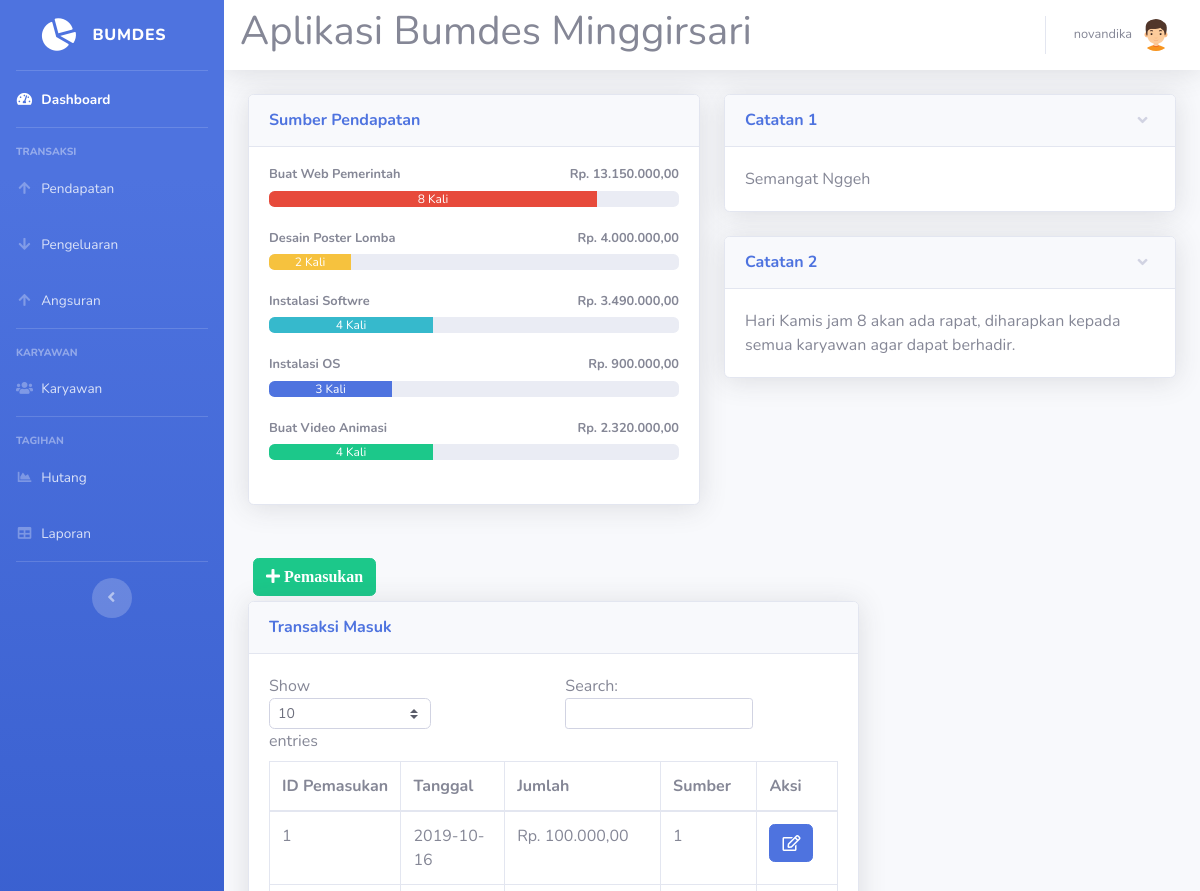
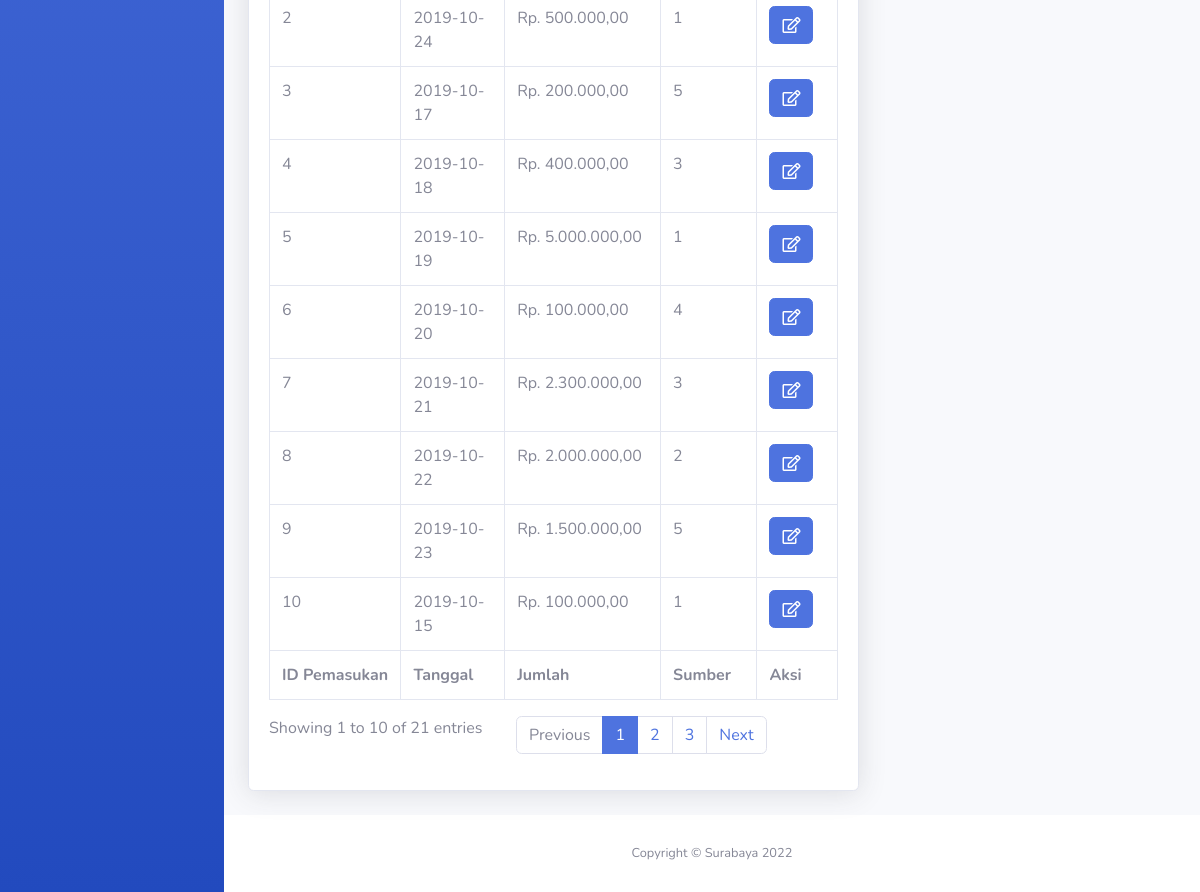
The page /pendapatan.php (signed in) on the database its author committed (2 pictures, top to bottom).
### tables this page shows
CREATE TABLE `sumber` (
  `id_sumber` int(11) NOT NULL,
  `nama` varchar(40) NOT NULL
);

CREATE TABLE `catatan` (
  `id_catatan` int(11) NOT NULL,
  `catatan` text NOT NULL
);

CREATE TABLE `pemasukan` (
  `id_pemasukan` int(11) NOT NULL,
  `tgl_pemasukan` date NOT NULL,
  `jumlah` int(11) NOT NULL,
  `id_sumber` int(11) NOT NULL
);

### pendapatan.php (the view, shortened to what this page needs)
<!DOCTYPE html>
<html lang="en">
<head>
  <link href="vendor/fontawesome-free/css/all.min.css" rel="stylesheet" type="text/css">
  <link href="css/sb-admin-2.min.css" rel="stylesheet">
</head>
<body id="page-top">
<?php
require 'koneksi.php';
require ('sidebar.php'); ?>
      <div id="content">
<?php require ('navbar.php'); ?>
        <div class="container-fluid">
          <div class="row">
            <div class="col-lg-6 mb-4">
              <div class="card shadow mb-4">
                <div class="card-header py-3">
                  <h6 class="m-0 font-weight-bold text-primary">Sumber Pendapatan</h6>
                </div>
                <div class="card-body">
				<?php
				$namasumber1 = mysqli_query($koneksi,"SELECT * FROM `sumber` where id_sumber= 1 ");
				$sumbern1= mysqli_fetch_assoc($namasumber1);
				$namasumber2 = mysqli_query($koneksi,"SELECT * FROM `sumber` where id_sumber= 2 ");
				$sumbern2= mysqli_fetch_assoc($namasumber2);
				$namasumber3 = mysqli_query($koneksi,"SELECT * FROM `sumber` where id_sumber= 3 ");
				$sumbern3= mysqli_fetch_assoc($namasumber3);
				$namasumber4 = mysqli_query($koneksi,"SELECT * FROM `sumber` where id_sumber= 4 ");
				$sumbern4= mysqli_fetch_assoc($namasumber4);
				$namasumber5 = mysqli_query($koneksi,"SELECT * FROM `sumber` where id_sumber= 5 ");
				$sumbern5= mysqli_fetch_assoc($namasumber5);
				$hasil1=mysqli_query($koneksi,"SELECT * FROM pemasukan where id_sumber = 1");
				while ($jumlah1=mysqli_fetch_array($hasil1)){
				$arrayhasil1[] = $jumlah1['jumlah'];
				}
				$jumlahhasil1 = array_sum($arrayhasil1);
				$hasil2=mysqli_query($koneksi,"SELECT * FROM pemasukan where id_sumber = 2");
				while ($jumlah2=mysqli_fetch_array($hasil2)){
				$arrayhasil2[] = $jumlah2['jumlah'];
				}
				$jumlahhasil2 = array_sum($arrayhasil2);
				$hasil3=mysqli_query($koneksi,"SELECT * FROM pemasukan where id_sumber = 3");
				while ($jumlah3=mysqli_fetch_array($hasil3)){
				$arrayhasil3[] = $jumlah3['jumlah'];
				}
				$jumlahhasil3 = array_sum($arrayhasil3);
				$hasil4=mysqli_query($koneksi,"SELECT * FROM pemasukan where id_sumber = 4");
				while ($jumlah4=mysqli_fetch_array($hasil4)){
				$arrayhasil4[] = $jumlah4['jumlah'];
				}
				$jumlahhasil4 = array_sum($arrayhasil4);
				$hasil5=mysqli_query($koneksi,"SELECT * FROM pemasukan where id_sumber = 5");
				while ($jumlah5=mysqli_fetch_array($hasil5)){
				$arrayhasil5[] = $jumlah5['jumlah'];
				}
				$jumlahhasil5 = array_sum($arrayhasil5);
				$sumber1 = mysqli_query($koneksi,"SELECT id_sumber FROM pemasukan where id_sumber ='1'");
				$sumber1text = mysqli_num_rows($sumber1);
				$sumber1 = mysqli_num_rows($sumber1);
				$sumber1 = $sumber1 * 10;
				$sumber2 = mysqli_query($koneksi,"SELECT id_sumber FROM pemasukan where id_sumber ='2'");
				$sumber2text = mysqli_num_rows($sumber2);
				$sumber2 = mysqli_num_rows($sumber2);
				$sumber2 = $sumber2 * 10;
				$sumber3 = mysqli_query($koneksi,"SELECT id_sumber FROM pemasukan where id_sumber ='3'");
				$sumber3text = mysqli_num_rows($sumber3);
				$sumber3 = mysqli_num_rows($sumber3);
				$sumber3 = $sumber3 * 10;
				$sumber4 = mysqli_query($koneksi,"SELECT id_sumber FROM pemasukan where id_sumber ='4'");
				$sumber4text = mysqli_num_rows($sumber4);
				$sumber4 = mysqli_num_rows($sumber4);
				$sumber4 = $sumber4 * 10;
				$sumber5 = mysqli_query($koneksi,"SELECT id_sumber FROM pemasukan where id_sumber ='5'");
				$sumber5text = mysqli_num_rows($sumber5);
				$sumber5 = mysqli_num_rows($sumber5);
				$sumber5 = $sumber5 * 10;
				echo '
                  <h4 class="small font-weight-bold">'.$sumbern1['nama'].'<span class="float-right">Rp. '.number_format($jumlahhasil1,2,',','.').'</span></h4>
                  <div class="progress mb-4">
                    <div class="progress-bar bg-danger" role="progressbar" style="width:'.$sumber1.'%" aria-valuenow="50" aria-valuemin="0" aria-valuemax="100">'.$sumber1text.' Kali</div>
                  </div>
				  <h4 class="small font-weight-bold">'.$sumbern2['nama'].'<span class="float-right">Rp. '.number_format($jumlahhasil2,2,',','.').'</span></h4>
                  <div class="progress mb-4">
                    <div class="progress-bar bg-warning" role="progressbar" style="width:'.$sumber2.'%" aria-valuenow="50" aria-valuemin="0" aria-valuemax="100">'.$sumber2text.' Kali</div>
                  </div>
				  <h4 class="small font-weight-bold">'.$sumbern3['nama'].'<span class="float-right">Rp. '.number_format($jumlahhasil3,2,',','.').'</span></h4>
                  <div class="progress mb-4">
                    <div class="progress-bar bg-info" role="progressbar" style="width:'.$sumber3.'%" aria-valuenow="50" aria-valuemin="0" aria-valuemax="100">'.$sumber3text.' Kali</div>
                  </div>
				  <h4 class="small font-weight-bold">'.$sumbern4['nama'].'<span class="float-right">Rp. '.number_format($jumlahhasil4,2,',','.').'</span></h4>
                  <div class="progress mb-4">
                    <div class="progress-bar bg-primary" role="progressbar" style="width:'.$sumber4.'%" aria-valuenow="50" aria-valuemin="0" aria-valuemax="100">'.$sumber4text.' Kali</div>
                  </div>
				  <h4 class="small font-weight-bold">'.$sumbern5['nama'].'<span class="float-right">Rp. '.number_format($jumlahhasil5,2,',','.').'</span></h4>
                  <div class="progress mb-4">
                    <div class="progress-bar bg-success" role="progressbar" style="width:'.$sumber5.'%" aria-valuenow="50" aria-valuemin="0" aria-valuemax="100">'.$sumber5text.' Kali</div>
                  </div>';
				  ?>
                </div>
              </div>
			  </div>
			              <div class="col-lg-6">
              <div class="card shadow mb-4">
                <a href="#collapseCardExample" class="d-block card-header py-3" data-toggle="collapse" role="button" aria-expanded="true" aria-controls="collapseCardExample">
                  <h6 class="m-0 font-weight-bold text-primary">Catatan 1</h6>
                </a>
                <div class="collapse show" id="collapseCardExample">
                  <div class="card-body">
				  <?php $catatan1 = mysqli_query($koneksi, "SELECT catatan FROM catatan where id_catatan= 1");
                  $catatan1 = mysqli_fetch_array($catatan1);
				  echo $catatan1['catatan'];
				  ?>
				  </div>
                </div>
              </div>
			                <div class="card shadow mb-4">
                <a href="#collapseCardExample1" class="d-block card-header py-3" data-toggle="collapse" role="button" aria-expanded="true" aria-controls="collapseCardExample1">
                  <h6 class="m-0 font-weight-bold text-primary">Catatan 2</h6>
                </a>
                <div class="collapse show" id="collapseCardExample1">
                  <div class="card-body">
                  <?php $catatan2 = mysqli_query($koneksi, "SELECT * FROM catatan where id_catatan= 2");
                  $catatan2 = mysqli_fetch_array($catatan2);
				  echo $catatan2['catatan'];
				  ?></div>
                </div>
              </div>
			  </div>
					   <div class="col-xl-8 col-lg-7">
					   <button type="button" class="btn btn-success" style="margin:5px" data-toggle="modal" data-target="#myModalTambah"><i class="fa fa-plus"> Pemasukan</i></button><br>
          <div class="card shadow mb-4">
            <div class="card-header py-3">
              <h6 class="m-0 font-weight-bold text-primary">Transaksi Masuk</h6>
            </div>
            <div class="card-body">
              <div class="table-responsive">
               <table class="table table-bordered" id="dataTable" width="100%" cellspacing="0">
                  <thead>
                    <tr>
                      <th>ID Pemasukan</th>
                      <th>Tanggal</th>
                      <th>Jumlah</th>
                      <th>Sumber</th>
					  <th>Aksi</th>
                    </tr>
                  </thead>
                  <tfoot>
                    <tr>
                      <th>ID Pemasukan</th>
                      <th>Tanggal</th>
                      <th>Jumlah</th>
                      <th>Sumber</th>
                      <th>Aksi</th>
                    </tr>
                  </tfoot>
                  <tbody>
				  <?php
$query = mysqli_query($koneksi,"SELECT * FROM pemasukan");
while ($data = mysqli_fetch_assoc($query))
{
?>
                    <tr>
                      <td><?=$data['id_pemasukan']?></td>
                      <td><?=$data['tgl_pemasukan']?></td>
                      <td>Rp. <?=number_format($data['jumlah'],2,',','.');?></td>
                      <td><?=$data['id_sumber']?></td>
					  <td>
<a href="#" type="button" class=" fa fa-edit btn btn-primary btn-md" data-toggle="modal" data-target="#myModal<?php echo $data['id_pemasukan']; ?>"></a>
</td>
</tr>
  </div>
<?php
}
?>
<?php require 'footer.php'?>
</body>
</html>

### sidebar.php
<div id="wrapper">
  <ul class="navbar-nav bg-gradient-primary sidebar sidebar-dark accordion" id="accordionSidebar">
    <a class="sidebar-brand d-flex align-items-center justify-content-center" href="index.php">
      <div class="sidebar-brand-icon rotate-n-15">
        <i class="fas fa-chart-pie"></i>
      </div>
      <div class="sidebar-brand-text mx-3">Bumdes</div>
    </a>
    <hr class="sidebar-divider my-0">
    <li class="nav-item active">
      <a class="nav-link" href="index.php">
        <i class="fas fa-fw fa-tachometer-alt"></i>
        <span>Dashboard</span></a>
    </li>
    <hr class="sidebar-divider">
    <div class="sidebar-heading">
      Transaksi
    </div>
    <li class="nav-item">
      <a class="nav-link collapsed" href="pendapatan.php">
        <i class="fas fa-fw fa-arrow-up"></i>
        <span>Pendapatan</span>
      </a>
    </li>
    <li class="nav-item">
      <a class="nav-link collapsed" href="pengeluaran.php" >
        <i class="fas fa-fw fa-arrow-down"></i>
        <span>Pengeluaran</span>
      </a>
    </li>
    <li class="nav-item">
      <a class="nav-link collapsed" href="angsuran.php" >
        <i class="fas fa-fw fa-arrow-up"></i>
        <span>Angsuran</span>
      </a>
    </li>
    <hr class="sidebar-divider">
    <div class="sidebar-heading">
      Karyawan
    </div>
    <li class="nav-item">
      <a class="nav-link collapsed" href="karyawan.php">
        <i class="fas fa-fw fa-users"></i>
        <span>Karyawan</span>
      </a>
    </li>
    <hr class="sidebar-divider">
    <div class="sidebar-heading">
      Tagihan
    </div>
    <li class="nav-item">
      <a class="nav-link" href="hutang.php">
        <i class="fas fa-fw fa-chart-area"></i>
        <span>Hutang</span></a>
    </li>
    <li class="nav-item">
      <a class="nav-link" href="laporan.php">
        <i class="fas fa-fw fa-table"></i>
        <span>Laporan</span></a>
    </li>
    <hr class="sidebar-divider d-none d-md-block">
    <div class="text-center d-none d-md-inline">
      <button class="rounded-circle border-0" id="sidebarToggle"></button>
    </div>
  </ul>
  <div id="content-wrapper" class="d-flex flex-column">

### navbar.php (shortened to what this page needs)
        <nav class="navbar navbar-expand navbar-light bg-white topbar mb-4 static-top shadow">
		<h1>Aplikasi Bumdes Minggirsari</h1>
<?php require 'user.php'; ?>
        </nav>

### user.php (shortened to what this page needs)
<ul class="navbar-nav ml-auto">
  <li class="nav-item dropdown no-arrow">
    <a class="nav-link dropdown-toggle" href="#" id="userDropdown" role="button" data-toggle="dropdown" aria-haspopup="true" aria-expanded="false">
      <span class="mr-2 d-none d-lg-inline text-gray-600 small"><?=$_SESSION['nama']?></span>
      <img class="img-profile rounded-circle" src="img/boy(2).png">
    </a>
  </li>
</ul>

### footer.php
<footer class="sticky-footer bg-white">
  <div class="container my-auto">
    <div class="copyright text-center my-auto">
      <span>Copyright &copy; Surabaya 2022</span>
    </div>
  </div>
</footer>

### rows shown on the page
sumber: nama "Buat Web Pemerintah"
sumber: nama "Desain Poster Lomba"
sumber: nama "Instalasi Softwre"
sumber: nama "Instalasi OS"
sumber: nama "Buat Video Animasi"
catatan: catatan "Semangat Nggeh"
catatan: catatan "Hari Kamis jam 8 akan ada rapat, diharapkan kepada semua karyawan agar dapat berhadir."
pemasukan: id_pemasukan "1", tgl_pemasukan "2019-10-16", jumlah "100.000,00", id_sumber "1"
pemasukan: id_pemasukan "2", tgl_pemasukan "2019-10-24", jumlah "500.000,00", id_sumber "1"
pemasukan: id_pemasukan "3", tgl_pemasukan "2019-10-17", jumlah "200.000,00", id_sumber "5"
pemasukan: id_pemasukan "4", tgl_pemasukan "2019-10-18", jumlah "400.000,00", id_sumber "3"
pemasukan: id_pemasukan "5", tgl_pemasukan "2019-10-19", jumlah "5.000.000,00", id_sumber "1"
pemasukan: id_pemasukan "6", tgl_pemasukan "2019-10-20", jumlah "100.000,00", id_sumber "4"
pemasukan: id_pemasukan "7", tgl_pemasukan "2019-10-21", jumlah "2.300.000,00", id_sumber "3"
pemasukan: id_pemasukan "8", tgl_pemasukan "2019-10-22", jumlah "2.000.000,00", id_sumber "2"
pemasukan: id_pemasukan "9", tgl_pemasukan "2019-10-23", jumlah "1.500.000,00", id_sumber "5"
pemasukan: id_pemasukan "10", tgl_pemasukan "2019-10-15", jumlah "100.000,00", id_sumber "1"

### other values the page prints
$_SESSION['nama'] "novandika"
$jumlahhasil1 "13.150.000,00"
$sumber1text "8"
$jumlahhasil2 "4.000.000,00"
$sumber2text "2"
$jumlahhasil3 "3.490.000,00"
$sumber3text "4"
$jumlahhasil4 "900.000,00"
$sumber4text "3"
$jumlahhasil5 "2.320.000,00"
$sumber5text "4"
